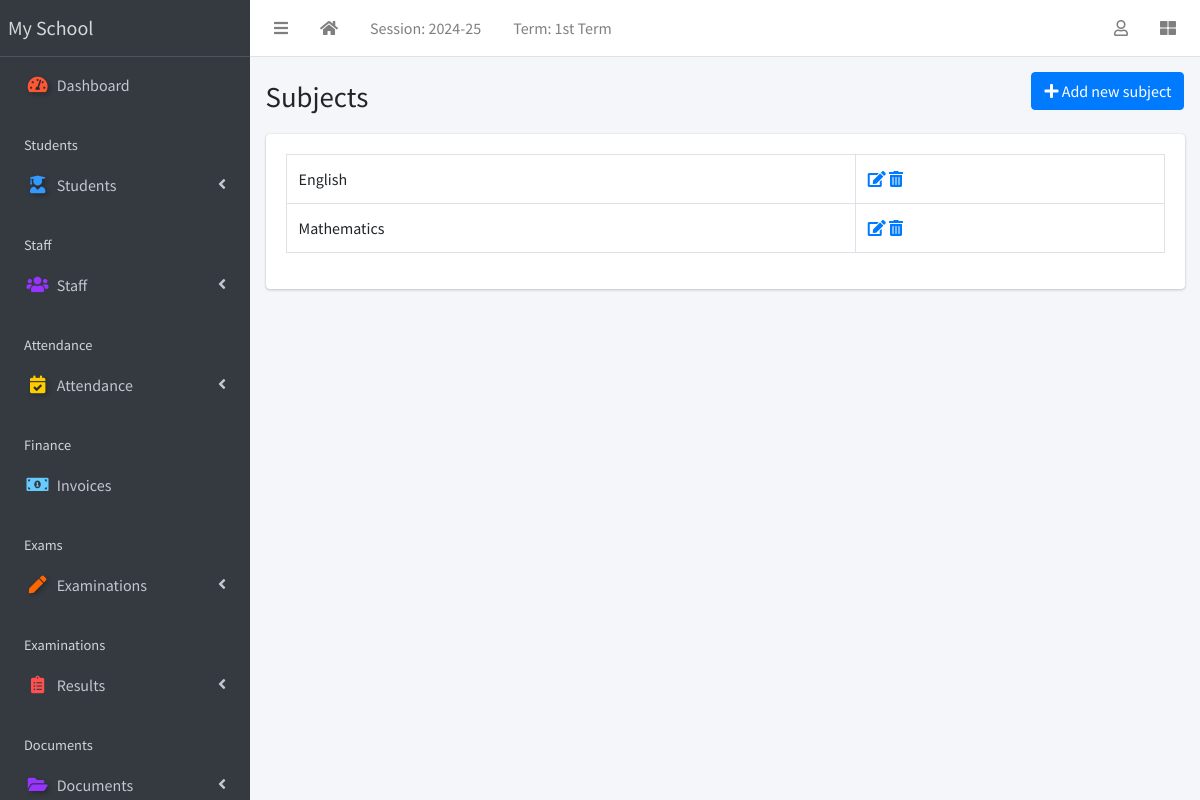
Page /subject/list/ (signed in) on the earlier database version.
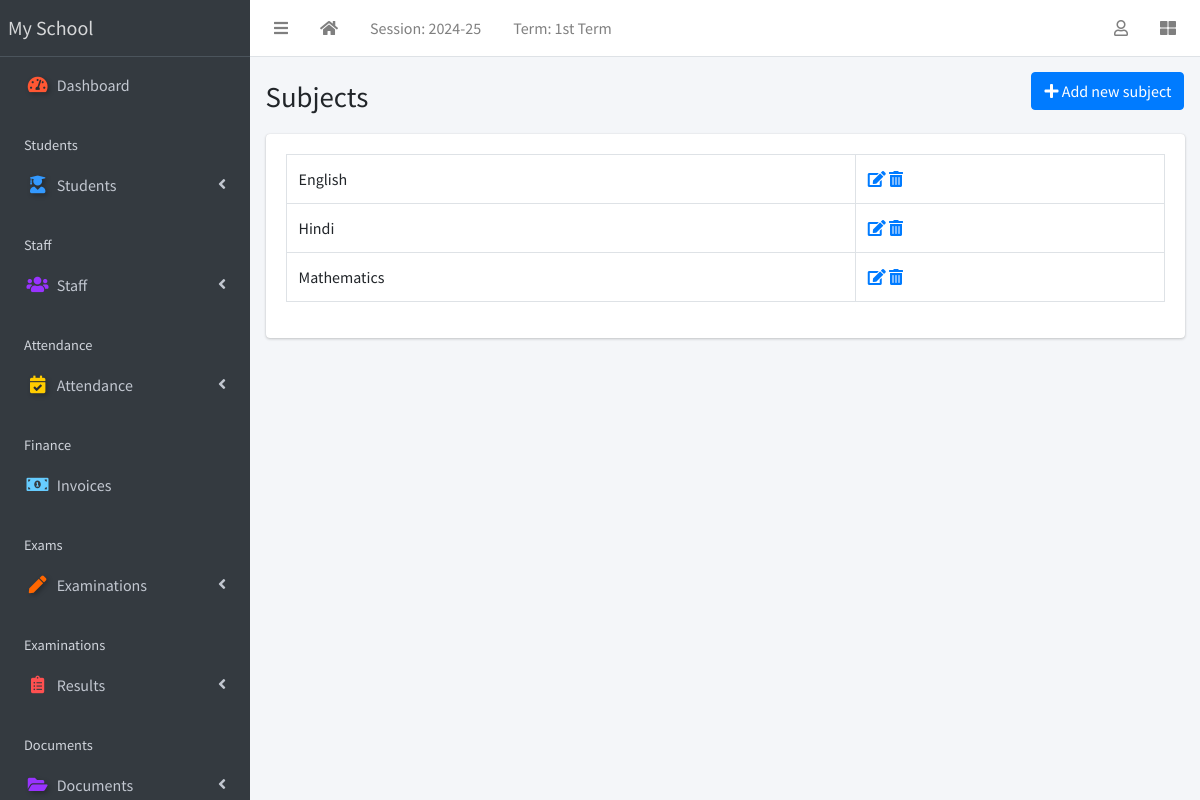
Same page on the later database version.
### apps/corecode/models.py (models this page shows)
class Subject(models.Model):
    name = models.CharField(max_length=200, unique=True)
    class Meta:
        ordering = ["name"]
    def __str__(self):
        return self.name

### apps/corecode/views.py (the view)
# urls.py: path("subject/list/", SubjectListView.as_view(), name="subjects"),
class SubjectListView(LoginRequiredMixin, SuccessMessageMixin, ListView):
    model = Subject
    template_name = "corecode/subject_list.html"
    def get_context_data(self, **kwargs):
        context = super().get_context_data(**kwargs)
        context["form"] = SubjectForm()
        return context

### apps/corecode/context_processors.py (called while the page is built)
def site_defaults(request):
    current_session = AcademicSession.objects.get(current=True)
    current_term = AcademicTerm.objects.get(current=True)
    vals = SiteConfig.objects.all()
    contexts = {
        "current_session": current_session.name,
        "current_term": current_term.name,
    }
    for val in vals:
        contexts[val.key] = val.value
    return contexts

### apps/corecode/templates/corecode/subject_list.html (shortened to what this page needs)
{% extends 'base.html' %}
{% load widget_tweaks %}
{% block title %}
Subjects
{% endblock title %}
{% block breadcrumb %}
  <a class="btn btn-primary" href="#" data-toggle="modal" data-target="#modal1">
    <i class="fa fa-plus"></i>
    Add new subject
  </a>
{% endblock breadcrumb %}
{% block content %}
  <div class="row">
    <div class="col-sm-12">
        <table class="table table-bordered">
          <tbody>
            {% for object in object_list %}
            <tr>
              <td>{{ object }}</td>
              <td><a href="{% url 'subject-update' object.id %}"><i
                    class="fa fa-edit"></i></a> <a
                  href="{% url 'subject-delete' object.id %}"><i
                    class="fa fa-trash-alt"></i></a></td>
            </tr>
            {% endfor %}
          </tbody>
        </table>
    </div>
  </div>
{% endblock content %}

Differences in the rows shown:
added Subject: name "Hindi"
